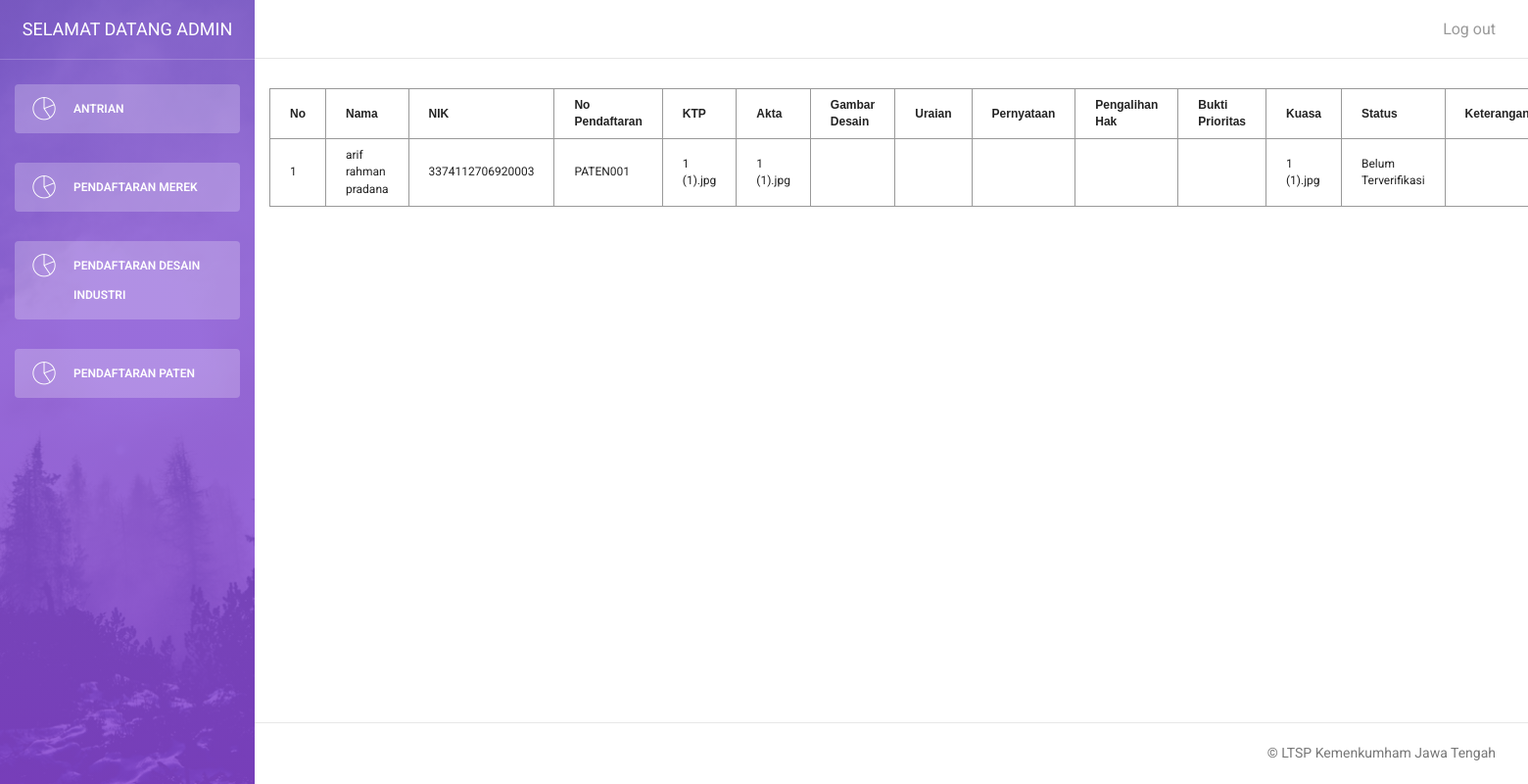
Page /admin/daftarpaten.php on the committed database.
### tables this page shows
CREATE TABLE `daftarpaten` (
  `id_paten` int(11) NOT NULL,
  `namalengkap` varchar(200) NOT NULL,
  `nik` varchar(20) NOT NULL,
  `alamat` varchar(200) NOT NULL,
  `no_telepon` varchar(15) NOT NULL,
  `jenis_layanan` varchar(20) NOT NULL,
  `no_pendaftaran` varchar(10) NOT NULL,
  `ktp` varchar(200) NOT NULL,
  `akta` varchar(100) NOT NULL,
  `deskripsi` varchar(100) NOT NULL,
  `abstrak` varchar(100) NOT NULL,
  `terjemahan` varchar(100) NOT NULL,
  `kuasa` varchar(100) NOT NULL,
  `formulir` varchar(100) NOT NULL,
  `pengalihan` varchar(100) NOT NULL,
  `status1` varchar(100) NOT NULL,
  `keterangan` varchar(250) NOT NULL
);

### admin/daftarpaten.php (the view, shortened to what this page needs)
<!doctype html>
<html lang="en">
<head>
    <link href="assets/css/bootstrap.min.css" rel="stylesheet" />
    <link href="assets/css/animate.min.css" rel="stylesheet"/>
    <link href="assets/css/light-bootstrap-dashboard.css?v=1.4.0" rel="stylesheet"/>
    <link href="assets/css/demo.css" rel="stylesheet" />
    <link rel="stylesheet" type="text/css" href="assets/css/style.css">
    <link href="http://maxcdn.bootstrapcdn.com/font-awesome/4.2.0/css/font-awesome.min.css" rel="stylesheet">
    <link href="assets/css/pe-icon-7-stroke.css" rel="stylesheet" />
    <link rel="stylesheet" type="text/css" href="http://code.jquery.com/ui/1.12.1/themes/smoothness/jquery-ui.css">
    <link href="https://unpkg.com/gijgo@1.9.13/css/gijgo.min.css" rel="stylesheet" type="text/css" />
</head>
<body>
<div class="wrapper">
    <div class="sidebar" data-color="purple" data-image="assets/img/sidebar-5.jpg">
        <div class="sidebar-wrapper">
            <div class="logo">
                <a href="#" class="simple-text">
                    Selamat Datang Admin
                </a>
            </div>
            <ul class="nav">
                <li class="active">
                    <a href="antrian.php">
                        <i class="pe-7s-graph"></i>
                        <p>Antrian</p>
                    </a>
                </li>
            </ul>
            <ul class="nav">
                <li class="active">
                    <a href="daftarmerek.php">
                        <i class="pe-7s-graph"></i>
                        <p>Pendaftaran Merek</p>
                    </a>
                </li>
            </ul>
            <ul class="nav">
                <li class="active">
                    <a href="daftardesin.php">
                        <i class="pe-7s-graph"></i>
                        <p>Pendaftaran Desain Industri</p>
                    </a>
                </li>
            </ul>
            <ul class="nav">
                <li class="active">
                    <a href="daftarpaten.php">
                        <i class="pe-7s-graph"></i>
                        <p>Pendaftaran Paten</p>
                    </a>
                </li>
            </ul>
        </div>
    </div>
    <div class="main-panel">
        <nav class="navbar navbar-default navbar-fixed">
            <div class="container-fluid">
                <div class="collapse navbar-collapse">
                    <ul class="nav navbar-nav navbar-right">
                        <li>
                            <a href="./logout.php">
                                <p>Log out</p>
                            </a>
                        </li>
                    </ul>
                </div>
            </div>
        </nav>
        <div class="content">
            <div class="container-fluid">
                <div class="row">
                    <form action="" method="post">
                        <table border="1" cellpadding="0" cellspacing="0">
        <div class="content">
            <div class="container-fluid">
                <div class="row">
                    <?php
                        $koneksi = mysqli_connect('localhost', 'root', '', 'antrian') or die ('Database tidak ditemukan');
                        $query = mysqli_query($koneksi,"SELECT * FROM daftarpaten ORDER BY id_paten ASC");
                    ?>
                    <form action="" method="post">
                        <table border="1" cellpadding="0" cellspacing="0" class="table1">
                            <tr>
                                <th>No</th>
                                <th>Nama</th>
                                <th>NIK</th>
                                <th>No Pendaftaran</th>
                                <th>KTP</th>
                                <th>Akta</th>
                                <th>Gambar Desain</th>
                                <th>Uraian</th>
                                <th>Pernyataan</th>
                                <th>Pengalihan Hak</th>
                                <th>Bukti Prioritas</th>
                                <th>Kuasa</th>
                                <th>Status</th>
                                <th>Keterangan </th>
                            </tr>
                            <?php if(mysqli_num_rows($query)>0){ ?>
                            <?php
                                $no = 1;
                                while($data = mysqli_fetch_array($query)){
                            ?>
                            <tr>
                                <td><?php echo $no ?></td>
                                <td><?php echo $data["namalengkap"];?></td>
                                <td><?php echo $data["nik"];?></td>
                                <td><?php echo $data["no_pendaftaran"];?></td>
                                <td><?php echo $data["ktp"];?></td>
                                <td><?php echo $data["akta"];?></td>
                                <td><?php echo $data["gambardi"];?></td>
                                <td><?php echo $data["uraiandi"];?></td>
                                <td><?php echo $data["suratpernyataan"];?></td>
                                <td><?php echo $data["pengalihanhak"];?></td>
                                <td><?php echo $data["buktiprioritas"];?></td>
                                <td><?php echo $data["kuasa"];?></td>
                                <td><?php echo $data["status1"];?></td>
                                <td><?php echo $data["keterangan"];?></td>
                            </tr>
                            <?php $no++; } ?>
                            <?php } ?>
                        </table>
                    </form>
                </div>
            </div>
        </div>
        <footer class="footer">
            <div class="container-fluid">
                <p class="copyright pull-right">
                    &copy; LTSP Kemenkumham Jawa Tengah
                </p>
            </div>
        </footer>
    </div>
</div>
</body>
</html>

### admin/assets/css/style.css (style rules this page uses)
body { background: #ffffff; }
.table1 { font-family: sans-serif; font-size: 12px; color: #232323; border-collapse: collapse; }
.table1, th, td { border: 1px solid #999; padding: 8px 20px; }

### rows in the picture
daftarpaten: namalengkap "arif rahman pradana", nik "3374112706920003", no_pendaftaran "PATEN001", ktp "1 (1).jpg", akta "1 (1).jpg", kuasa "1 (1).jpg", status1 "Belum Terverifikasi"
